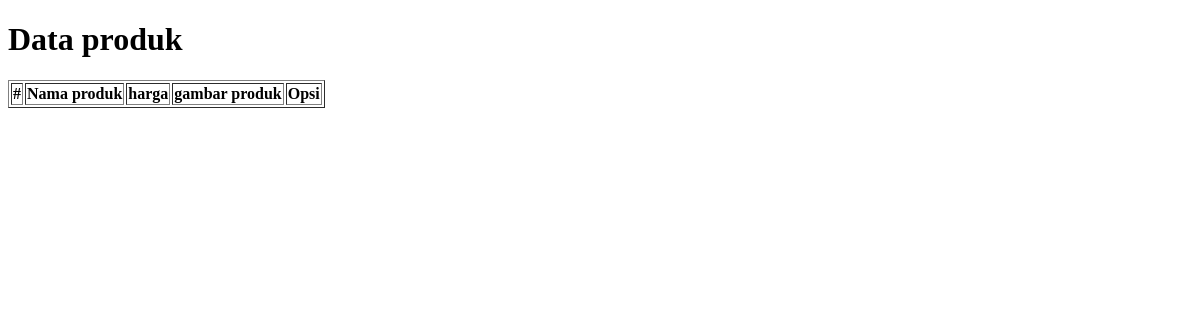
Before: /show.php with the older database file.
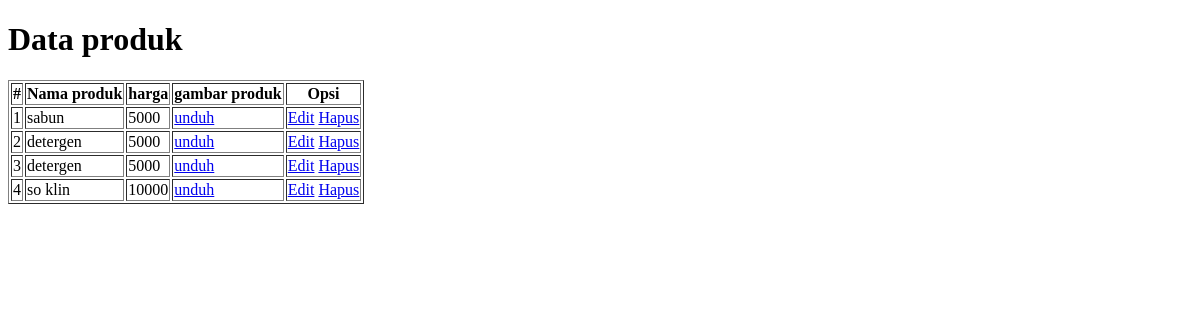
After: the same page with the newer database file.
### tables this page shows
CREATE TABLE `products` (
  `id` int NOT NULL,
  `name` varchar(255) NOT NULL,
  `price` int NOT NULL,
  `image` varchar(255) NOT NULL,
  `created_at` timestamp NOT NULL DEFAULT CURRENT_TIMESTAMP,
  `updated_at` timestamp NULL DEFAULT NULL
);

### show.php (the view, shortened to what this page needs)
<!DOCTYPE html>
<html lang="en">
<head>
</head>
<body>
    <h1>Data produk</h1>
    <table border="1">
        <thead>
            <tr>
                <th>#</th>
                <th>Nama produk</th>
                <th>harga</th>
                <th>gambar produk</th>
                <th>Opsi</th>
            </tr>
        </thead>
        <tbody>
            <?php
                require './config/db.php';
                $products = mysqli_query($db_connect,"SELECT * FROM products");
                $no = 1;
                while($row = mysqli_fetch_assoc($products)) {
            ?>
                <tr>
                    <td><?=$no++;?></td>
                    <td><?=$row['name'];?></td>
                    <td><?=$row['price'];?></td>
                    <td><a href="<?=$row['image'];?>" target="_blank">unduh</a></td>
                    <td>
                        <a href="edit.php?id=<?=$row['id'];?>">Edit</a>
                        <a href="delete.php?id=<?=$row['id'];?>">Hapus</a>
                    </td>
                </tr>
            <?php } ?>
        </tbody>
    </table>
</body>
</html>

Changed rows visible on the page:
added products: name "sabun", price "5000"
added products: name "detergen", price "5000"
added products: name "detergen", price "5000"
added products: name "so klin", price "10000"
